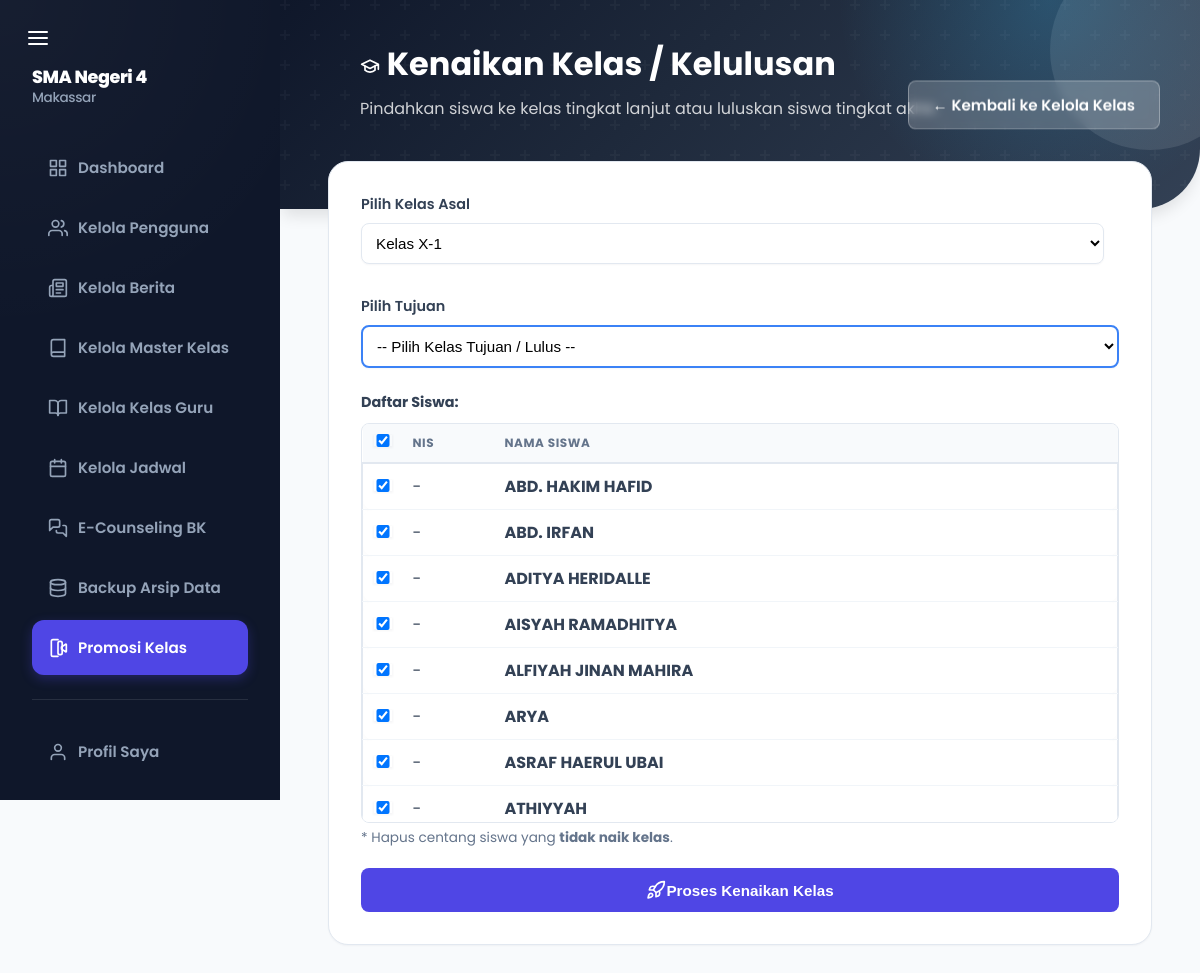
The page /src/admin/promote_class.php?from_class=1 (signed in) on the database as committed earlier.
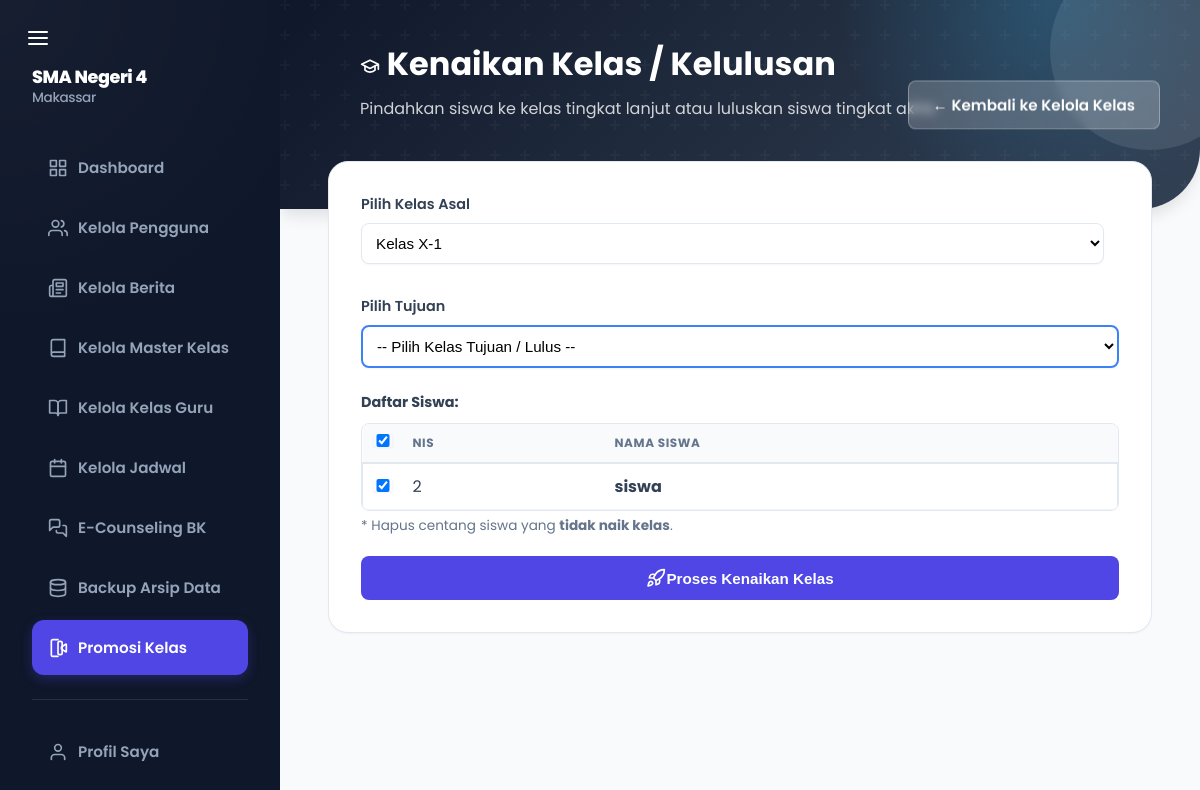
The same page on the database as committed later.
### tables this page shows
CREATE TABLE `users` (
  `id` int NOT NULL,
  `username` varchar(50) NOT NULL,
  `password` varchar(255) NOT NULL,
  `full_name` varchar(100) NOT NULL,
  `role` enum('admin','guru','siswa','osis','kepsek','wakasek','bk') NOT NULL DEFAULT 'siswa',
  `created_at` timestamp NULL DEFAULT CURRENT_TIMESTAMP,
  `class_id` int DEFAULT NULL,
  `subject_id` int DEFAULT NULL,
  `photo_path` varchar(255) DEFAULT NULL,
  `gender` enum('L','P') DEFAULT NULL,
  `address` text,
  `status` enum('active','graduated','suspended') DEFAULT 'active',
  `nip` varchar(20) DEFAULT NULL,
  `nis` varchar(20) DEFAULT NULL,
  `password_changed` tinyint(1) DEFAULT '0'
);

### src/admin/promote_class.php (the view, shortened to what the changed rows need)
<?php
require_once '../../config/database.php';
$students = [];
$selected_from = $_GET['from_class'] ?? '';
if ($selected_from) {
    $stmt = $pdo->prepare("SELECT id, full_name, nis FROM users WHERE role='siswa' AND class_id = ? AND status='active' ORDER BY full_name");
    $stmt->execute([$selected_from]);
    $students = $stmt->fetchAll();
}
?>
<!DOCTYPE html>
<html lang="id">
<head>
    <link rel="stylesheet" href="/public/assets/css/style.css">
</head>
<body class="admin-full-layout">
<div class="app-container">
    <main class="main-content">
        <div class="dashboard-hero">
            <div style="position: relative; z-index: 2;">
                <h1 style="color: white; margin-bottom: 0.5rem;"><svg width='20' height='20' viewBox='0 0 24 24' fill='none' stroke='currentColor' stroke-width='2' stroke-linecap='round' stroke-linejoin='round' style='display:inline-block; vertical-align:middle; line-height:1;'><path d="M22 10v6M2 10l10-5 10 5-10 5z"/><path d="M6 12v5c3 3 9 3 12 0v-5"/></svg> Kenaikan Kelas / Kelulusan</h1>
            </div>
        </div>
        <div class="content-overlap">
            <div class="card">
            <?php if ($selected_from && empty($students)): ?>
                <div style="text-align:center; padding: 2rem; color: #64748b;">
                    Tidak ada siswa aktif di kelas ini.
                </div>
            <?php
elseif ($selected_from): ?>
                <form method="POST">
                    <div style="margin-top: 1rem;">
                        <div style="max-height: 400px; overflow-y: auto; border: 1px solid #e2e8f0; border-radius: 8px;">
                            <table style="width: 100%; border-collapse: collapse;">
                                <thead style="background: #f8fafc; position: sticky; top: 0;">
                                    <tr>
                                        <th style="padding: 10px; text-align: left; border-bottom: 2px solid #e2e8f0; width: 40px;">
                                            <input type="checkbox" checked onclick="toggleCheckboxes(this)">
                                        </th>
                                        <th style="padding: 10px; text-align: left; border-bottom: 2px solid #e2e8f0;">NIS</th>
                                        <th style="padding: 10px; text-align: left; border-bottom: 2px solid #e2e8f0;">Nama Siswa</th>
                                    </tr>
                                </thead>
                                <tbody>
                                    <?php foreach ($students as $s): ?>
                                        <tr>
                                            <td style="padding: 10px; border-bottom: 1px solid #f1f5f9;">
                                                <input type="checkbox" name="students[]" value="<?php echo $s['id']; ?>" checked>
                                            </td>
                                            <td style="padding: 10px; border-bottom: 1px solid #f1f5f9;"><?php echo htmlspecialchars($s['nis'] ?? '-'); ?></td>
                                            <td style="padding: 10px; border-bottom: 1px solid #f1f5f9;">
                                                <strong><?php echo htmlspecialchars($s['full_name']); ?></strong>
                                            </td>
                                        </tr>
                                    <?php
    endforeach; ?>
                                </tbody>
                            </table>
                        </div>
                    </div>
                </form>
            <?php
endif; ?>
            </div>
        </div>
    </main>
</div>
</body>
</html>

Rows that differ between the two databases and show on the page:
removed users: nis "-", full_name "ABD. HAKIM HAFID"
removed users: nis "-", full_name "ABD. IRFAN"
removed users: nis "-", full_name "ADITYA HERIDALLE"
removed users: nis "-", full_name "AISYAH RAMADHITYA"
removed users: nis "-", full_name "ALFIYAH JINAN MAHIRA"
removed users: nis "-", full_name "ARYA"
removed users: nis "-", full_name "ASRAF HAERUL UBAI"
removed users: nis "-", full_name "ATHIYYAH"
added users: nis "2", full_name "siswa"
